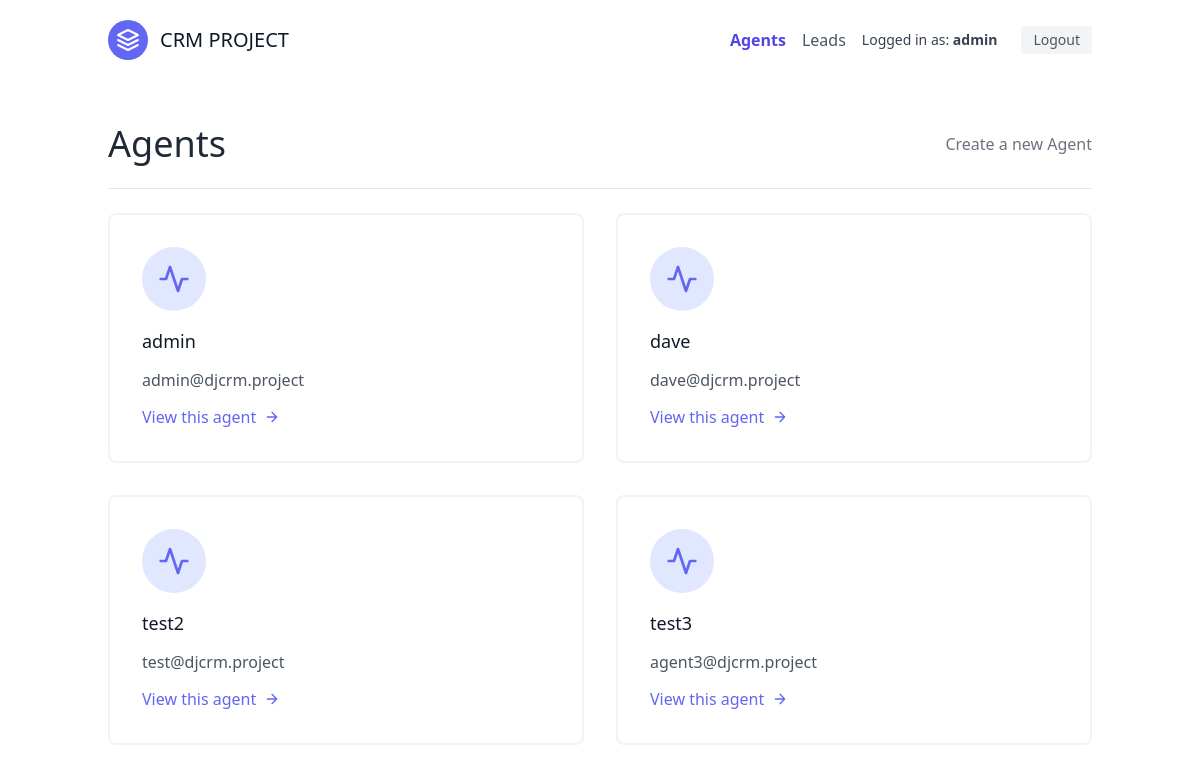
/agents/ (signed in), run on an earlier commit of the app's database.
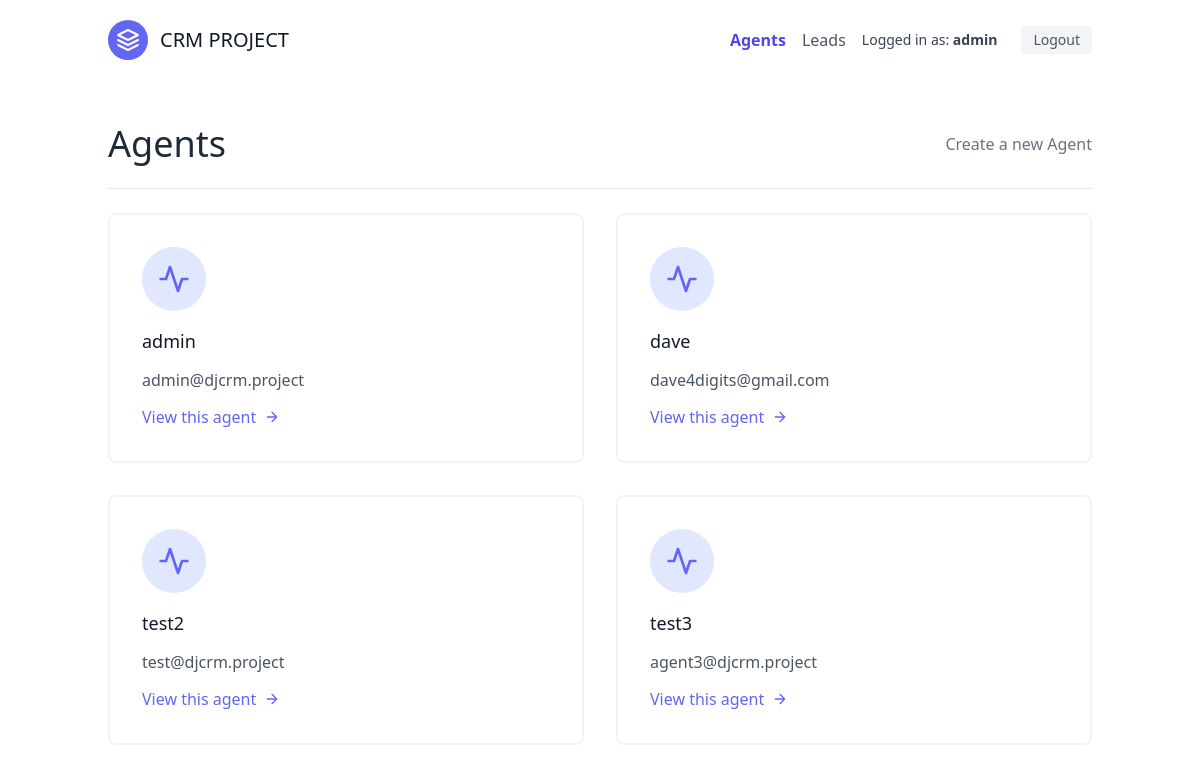
And on a later commit of the database.
### leads/models.py (models this page shows, shortened)
class Agent(models.Model):
    user = models.OneToOneField(User, on_delete=models.CASCADE)
    organisation = models.ForeignKey(UserProfile, on_delete=models.CASCADE)

class User(AbstractUser):
    is_organisor = models.BooleanField(default=True)
    is_agent = models.BooleanField(default=False)

### agents/views.py (the view)
# urls.py: path('', AgentListView.as_view(), name='agent-list'),
class AgentListView(OrganisorAndLoginRequiredMixin, generic.ListView):
    template_name = 'agents/agent_list.html'
    context_object_name = 'agents'
    def get_queryset(self):
        organisation = self.request.user.userprofile
        return Agent.objects.filter(organisation=organisation)

### agents/mixins.py (called while the page is built)
    def dispatch(self, request, *args, **kwargs):
        if not request.user.is_authenticated or not request.user.is_organisor:
            return redirect("leads:lead-list")
        return super().dispatch(request, *args, **kwargs)

### agents/templates/agents/agent_list.html
{% extends "base.html" %}
{% block content %}
<section class="text-gray-600 body-font">
    <div class="container px-5 py-5 mx-auto">
        <div class="w-full mb-6 py-6 flex justify-between items-center border-b border-gray-200">
            <div>
                <h1 class="text-4xl text-gray-800">Agents</h1>
            </div>
            <div>
                <a class="text-gray-500 hover:text-blue-500" href="{% url 'agents:agent-create' %}">
                    Create a new Agent
                </a>
            </div>
        </div>
        <div class="flex flex-wrap -m-4">
            {% for agent in agents %}
            <div class="p-4 w-full sm:w-1/2">
                <div class="h-full w-full flex flex-col justify-between border-2 rounded-lg border-gray-200 border-opacity-50 p-8">
                    <div class="w-16 h-16 mb-4 inline-flex items-center justify-center rounded-full bg-indigo-100 text-indigo-500 flex-shrink-0">
                        <svg fill="none" stroke="currentColor" stroke-linecap="round" stroke-linejoin="round" stroke-width="2" class="w-8 h-8" viewBox="0 0 24 24">
                            <path d="M22 12h-4l-3 9L9 3l-3 9H2"></path>
                        </svg>
                    </div>
                    <div class="flex-grow">
                        <h2 class="text-gray-900 text-lg title-font font-medium mb-3">
                            {{ agent.user.username }}
                        </h2>
                        <p class="leading-relaxed text-base text-gray-600">
                            {{ agent.user.email }}
                        </p>
                        <a href="{% url 'agents:agent-detail' agent.pk %}" class="mt-3 text-indigo-500 inline-flex items-center">
                            View this agent
                            <svg fill="none" stroke="currentColor" stroke-linecap="round" stroke-linejoin="round" stroke-width="2" class="w-4 h-4 ml-2" viewBox="0 0 24 24">
                                <path d="M5 12h14M12 5l7 7-7 7"></path>
                            </svg>
                        </a>
                    </div>
                </div>
            </div>
            {% endfor %}
        </div>
    </div>
</section>
{% endblock content %}

What changed in the data, as far as the page shows it:
changed through a linked row, Agent "dave": user.email "dave@djcrm.project" → "dave4digits@gmail.com"
